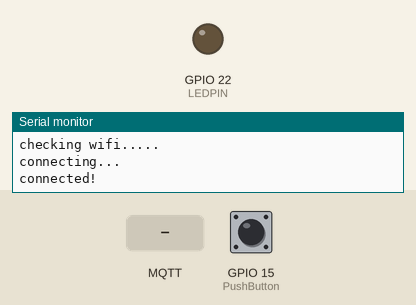
A program run on a simulated ESP32. Parts: output pins drawn as LEDs (lit = HIGH), the last lines printed to the serial monitor. The inputs (shaded band) are chosen by the test bench; at power-on: GPIO 15 (PushButton) LOW. WiFi joins after 1.5 s; servers stay silent unless stated; no MQTT or app messages arrive unless stated.

Above: at 3.2 s.
3.3 s: MQTT message "ON" arrives on the first subscribed topic
At 3.9 s:
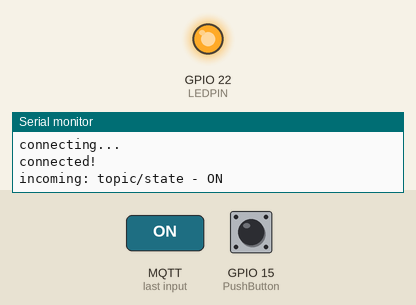
4.8 s: MQTT message "OFF" arrives on the first subscribed topic
At 6.0 s:
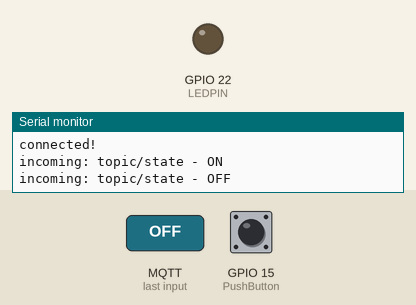
6.3 s: GPIO 15 (PushButton) pulled HIGH for 0.15 s
At 7.4 s:
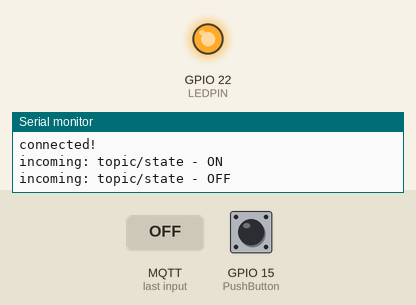
Timing chart, 0 to 9.3 s (numbered marks = the images above; inputs shaded):
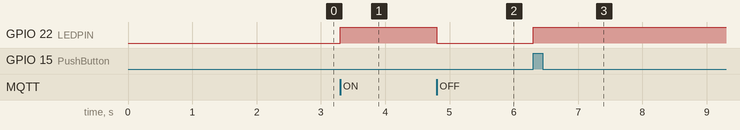

The program:

main.cpp
```cpp
#include <SPI.h>
#include <WiFi.h>
#include <MQTT.h>

const char ssid[] = "roomwithaview";
const char pass[] = "xingchaocarly";
const int LEDPIN = 22;
const int PushButton = 15;

WiFiClient net;
MQTTClient client;

unsigned long lastMillis = 0;

void connect() {
  Serial.print("checking wifi...");
  while (WiFi.status() != WL_CONNECTED) {
    Serial.print(".");
    delay(1000);
  }

  Serial.print("\nconnecting...");
  while (!client.connect("arduino", "try", "try")) {
    Serial.print(".");
    delay(1000);
  }

  Serial.println("\nconnected!");

  client.subscribe("topic/state");
  // client.unsubscribe("/hello");
}

void messageReceived(String &topic, String &payload) {
  Serial.println("incoming: " + topic + " - " + payload);
  if (payload == "OFF"){
    digitalWrite(LEDPIN, LOW);
  }
  if (payload == "ON"){
    digitalWrite(LEDPIN, HIGH);
  }

}

void setup() {
  Serial.begin(115200);
  WiFi.begin(ssid, pass);
  pinMode(LEDPIN, OUTPUT);
  pinMode(PushButton, INPUT);
  // Note: Local domain names (e.g. "Computer.local" on OSX) are not supported by Arduino.
  // You need to set the IP address directly.
  client.begin("192.168.0.40", net);
  client.onMessage(messageReceived);

  connect();
}

void loop() {
  client.loop();
  int Push_button_state = digitalRead(PushButton);
  if (!client.connected()) {
    connect();
  }

  // publish a message roughly every second.
  if (Push_button_state == HIGH) {
    client.publish("topic/state", "ON");
    digitalWrite(LEDPIN, HIGH);
    delay(500);
  }

}
```

Measured:
- after the input at 3.3 s, GPIO 22 (LEDPIN): LOW → HIGH at once
- after the input at 4.8 s, GPIO 22 (LEDPIN): HIGH → LOW at once
- after the input at 6.3 s, GPIO 22 (LEDPIN): LOW → HIGH at once
